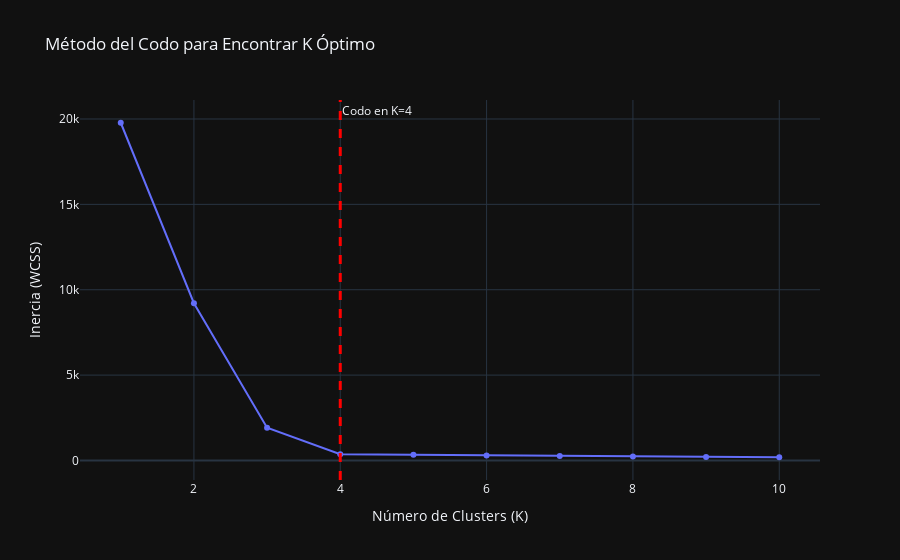

This figure's notebook cell:
### Markdown cell above
### 1.1 Determinando K: El Método del Codo

Antes de aplicar K-Means, debemos decidir el valor de `K`. El método del codo nos ayuda a encontrar un buen candidato para `K` al graficar la inercia (WCSS) para un rango de valores de `K`.

### Code cell
# --- 3. Implementación del Método del Codo ---
inertia_values = []
k_range = range(1, 11)

for k in k_range:
    kmeans = KMeans(n_clusters=k, n_init=10, random_state=42)
    kmeans.fit(X_blobs)
    inertia_values.append(kmeans.inertia_)

# Graficamos los resultados
fig = px.line(x=k_range, y=inertia_values, title='Método del Codo para Encontrar K Óptimo',
              labels={'x': 'Número de Clusters (K)', 'y': 'Inercia (WCSS)'},
              markers=True)
fig.add_vline(x=4, line_width=3, line_dash="dash", line_color="red", annotation_text="Codo en K=4")
fig.show()

### Figure 1 — Plotly figure (JSON) as saved in the notebook; plotly's stock layout.template omitted (floating-point values rounded to 4 significant figures)
{"data": [{"hovertemplate": "Número de Clusters (K)=%{x}<br>Inercia (WCSS)=%{y}<extra></extra>", "legendgroup": "", "line": {"color": "#636efa", "dash": "solid"}, "marker": {"symbol": "circle"}, "mode": "lines+markers", "name": "", "orientation": "v", "showlegend": false, "type": "scatter", "x": [1, 2, 3, 4, 5, 6, 7, 8, 9, 10], "xaxis": "x", "y": [19780.0, 9211.0, 1919.0, 362.5, 329.3, 294.6, 261.6, 232.0, 209.1, 188.7], "yaxis": "y"}], "layout": {"annotations": [{"showarrow": false, "text": "Codo en K=4", "x": 4, "xanchor": "left", "xref": "x", "y": 1, "yanchor": "top", "yref": "y domain"}], "legend": {"tracegroupgap": 0}, "shapes": [{"line": {"color": "red", "dash": "dash", "width": 3}, "type": "line", "x0": 4, "x1": 4, "xref": "x", "y0": 0, "y1": 1, "yref": "y domain"}], "title": {"text": "Método del Codo para Encontrar K Óptimo"}, "xaxis": {"anchor": "y", "domain": [0, 1], "title": {"text": "Número de Clusters (K)"}}, "yaxis": {"anchor": "x", "domain": [0, 1], "title": {"text": "Inercia (WCSS)"}}}}
